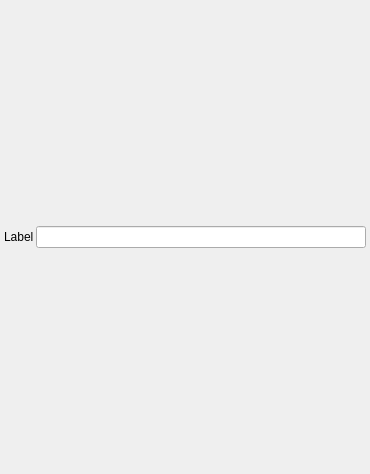
<?xml version="1.0" encoding="UTF-8"?>
<ui version="4.0">
 <class>Form</class>
 <widget class="QWidget" name="Form">
  <property name="geometry">
   <rect>
    <x>0</x>
    <y>0</y>
    <width>370</width>
    <height>474</height>
   </rect>
  </property>
  <property name="windowTitle">
   <string>Form</string>
  </property>
  <layout class="QVBoxLayout" name="verticalLayout">
   <property name="spacing">
    <number>2</number>
   </property>
   <property name="margin">
    <number>4</number>
   </property>
   <item>
    <layout class="QHBoxLayout" name="labelLayout" stretch="0,1">
     <item>
      <widget class="QLabel" name="label">
       <property name="text">
        <string>Label</string>
       </property>
       <property name="buddy">
        <cstring>nodeLabelEdit</cstring>
       </property>
      </widget>
     </item>
     <item>
      <widget class="QLineEdit" name="nodeLabelEdit"/>
     </item>
    </layout>
   </item>
  </layout>
 </widget>
 <resources/>
 <connections/>
</ui>
